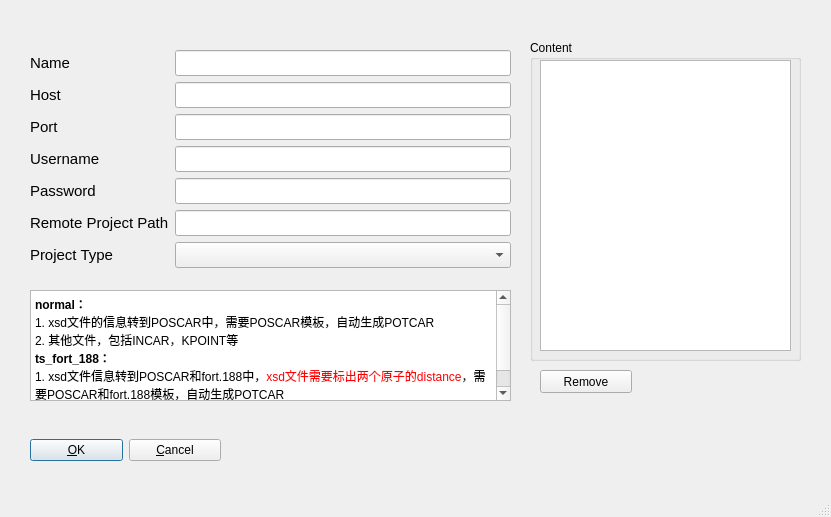
<?xml version="1.0" encoding="UTF-8"?>
<ui version="4.0">
 <class>CreateProject</class>
 <widget class="QDialog" name="CreateProject">
  <property name="geometry">
   <rect>
    <x>0</x>
    <y>0</y>
    <width>831</width>
    <height>517</height>
   </rect>
  </property>
  <property name="windowTitle">
   <string>Create Project</string>
  </property>
  <property name="sizeGripEnabled">
   <bool>true</bool>
  </property>
  <widget class="QWidget" name="layoutWidget">
   <property name="geometry">
    <rect>
     <x>30</x>
     <y>420</y>
     <width>191</width>
     <height>61</height>
    </rect>
   </property>
   <layout class="QHBoxLayout">
    <property name="spacing">
     <number>6</number>
    </property>
    <property name="leftMargin">
     <number>0</number>
    </property>
    <property name="topMargin">
     <number>0</number>
    </property>
    <property name="rightMargin">
     <number>0</number>
    </property>
    <property name="bottomMargin">
     <number>0</number>
    </property>
    <item>
     <widget class="QPushButton" name="submitJobOk">
      <property name="text">
       <string>&amp;OK</string>
      </property>
     </widget>
    </item>
    <item>
     <widget class="QPushButton" name="submitJobCancel">
      <property name="text">
       <string>&amp;Cancel</string>
      </property>
     </widget>
    </item>
   </layout>
  </widget>
  <widget class="QWidget" name="gridLayoutWidget">
   <property name="geometry">
    <rect>
     <x>30</x>
     <y>50</y>
     <width>481</width>
     <height>221</height>
    </rect>
   </property>
   <property name="font">
    <font>
     <family>Arial</family>
     <pointsize>11</pointsize>
     <weight>50</weight>
     <bold>false</bold>
    </font>
   </property>
   <layout class="QGridLayout" name="gridLayout">
    <item row="2" column="0">
     <widget class="QLabel" name="label_2">
      <property name="font">
       <font>
        <family>Arial</family>
        <pointsize>11</pointsize>
        <weight>50</weight>
        <bold>false</bold>
       </font>
      </property>
      <property name="text">
       <string>Port</string>
      </property>
     </widget>
    </item>
    <item row="3" column="0">
     <widget class="QLabel" name="label">
      <property name="font">
       <font>
        <family>Arial</family>
        <pointsize>11</pointsize>
        <weight>50</weight>
        <bold>false</bold>
       </font>
      </property>
      <property name="text">
       <string>Username</string>
      </property>
     </widget>
    </item>
    <item row="5" column="1">
     <widget class="QLineEdit" name="remoteProjectPathEdit">
      <property name="font">
       <font>
        <family>Arial</family>
        <pointsize>11</pointsize>
        <weight>50</weight>
        <bold>false</bold>
       </font>
      </property>
      <property name="inputMask">
       <string/>
      </property>
      <property name="text">
       <string/>
      </property>
      <property name="readOnly">
       <bool>false</bool>
      </property>
     </widget>
    </item>
    <item row="2" column="1">
     <widget class="QLineEdit" name="portLineEdit">
      <property name="font">
       <font>
        <family>Arial</family>
        <pointsize>11</pointsize>
       </font>
      </property>
      <property name="text">
       <string/>
      </property>
     </widget>
    </item>
    <item row="5" column="0">
     <widget class="QLabel" name="remoteProjectPath">
      <property name="font">
       <font>
        <family>Arial</family>
        <pointsize>11</pointsize>
        <weight>50</weight>
        <bold>false</bold>
       </font>
      </property>
      <property name="text">
       <string>Remote Project Path</string>
      </property>
     </widget>
    </item>
    <item row="1" column="1">
     <widget class="QLineEdit" name="hostLineEdit">
      <property name="font">
       <font>
        <family>Arial</family>
        <pointsize>11</pointsize>
       </font>
      </property>
      <property name="text">
       <string/>
      </property>
     </widget>
    </item>
    <item row="6" column="1">
     <layout class="QVBoxLayout" name="verticalLayout">
      <item>
       <widget class="QComboBox" name="projectTypeChoose"/>
      </item>
     </layout>
    </item>
    <item row="6" column="0">
     <widget class="QLabel" name="localProjectPath_2">
      <property name="font">
       <font>
        <family>Arial</family>
        <pointsize>11</pointsize>
        <weight>50</weight>
        <bold>false</bold>
       </font>
      </property>
      <property name="text">
       <string>Project Type</string>
      </property>
     </widget>
    </item>
    <item row="3" column="1">
     <widget class="QLineEdit" name="usernameLineEdit">
      <property name="font">
       <font>
        <family>Arial</family>
        <pointsize>11</pointsize>
       </font>
      </property>
      <property name="text">
       <string/>
      </property>
     </widget>
    </item>
    <item row="1" column="0">
     <widget class="QLabel" name="label_3">
      <property name="font">
       <font>
        <family>Arial</family>
        <pointsize>11</pointsize>
        <weight>50</weight>
        <bold>false</bold>
       </font>
      </property>
      <property name="text">
       <string>Host</string>
      </property>
     </widget>
    </item>
    <item row="4" column="1">
     <widget class="QLineEdit" name="passwordLineEdit">
      <property name="font">
       <font>
        <family>Arial</family>
        <pointsize>11</pointsize>
       </font>
      </property>
      <property name="text">
       <string/>
      </property>
     </widget>
    </item>
    <item row="4" column="0">
     <widget class="QLabel" name="label_4">
      <property name="font">
       <font>
        <family>Arial</family>
        <pointsize>11</pointsize>
        <weight>50</weight>
        <bold>false</bold>
       </font>
      </property>
      <property name="text">
       <string>Password</string>
      </property>
     </widget>
    </item>
    <item row="0" column="0">
     <widget class="QLabel" name="nameEdit">
      <property name="font">
       <font>
        <family>Arial</family>
        <pointsize>11</pointsize>
        <weight>50</weight>
        <bold>false</bold>
       </font>
      </property>
      <property name="text">
       <string>Name</string>
      </property>
     </widget>
    </item>
    <item row="0" column="1">
     <widget class="QLineEdit" name="name">
      <property name="font">
       <font>
        <family>Arial</family>
        <pointsize>11</pointsize>
       </font>
      </property>
      <property name="text">
       <string/>
      </property>
     </widget>
    </item>
   </layout>
  </widget>
  <widget class="QLabel" name="label_5">
   <property name="geometry">
    <rect>
     <x>30</x>
     <y>330</y>
     <width>461</width>
     <height>16</height>
    </rect>
   </property>
   <property name="text">
    <string/>
   </property>
  </widget>
  <widget class="QTextBrowser" name="textBrowser">
   <property name="geometry">
    <rect>
     <x>30</x>
     <y>290</y>
     <width>481</width>
     <height>111</height>
    </rect>
   </property>
   <property name="html">
    <string>&lt;!DOCTYPE HTML PUBLIC &quot;-//W3C//DTD HTML 4.0//EN&quot; &quot;http://www.w3.org/TR/REC-html40/strict.dtd&quot;&gt;
&lt;html&gt;&lt;head&gt;&lt;meta name=&quot;qrichtext&quot; content=&quot;1&quot; /&gt;&lt;style type=&quot;text/css&quot;&gt;
p, li { white-space: pre-wrap; }
&lt;/style&gt;&lt;/head&gt;&lt;body style=&quot; font-family:'SimSun'; font-size:9pt; font-weight:400; font-style:normal;&quot;&gt;
&lt;p style=&quot; margin-top:0px; margin-bottom:0px; margin-left:0px; margin-right:0px; -qt-block-indent:0; text-indent:0px;&quot;&gt;&lt;span style=&quot; font-weight:600;&quot;&gt;normal：&lt;/span&gt;&lt;/p&gt;
&lt;p style=&quot; margin-top:0px; margin-bottom:0px; margin-left:0px; margin-right:0px; -qt-block-indent:0; text-indent:0px;&quot;&gt;1. xsd文件的信息转到POSCAR中，需要POSCAR模板，自动生成POTCAR&lt;/p&gt;
&lt;p style=&quot; margin-top:0px; margin-bottom:0px; margin-left:0px; margin-right:0px; -qt-block-indent:0; text-indent:0px;&quot;&gt;2. 其他文件，包括INCAR，KPOINT等&lt;/p&gt;
&lt;p style=&quot; margin-top:0px; margin-bottom:0px; margin-left:0px; margin-right:0px; -qt-block-indent:0; text-indent:0px;&quot;&gt;&lt;span style=&quot; font-weight:600;&quot;&gt;ts_fort_188：&lt;/span&gt;&lt;/p&gt;
&lt;p style=&quot; margin-top:0px; margin-bottom:0px; margin-left:0px; margin-right:0px; -qt-block-indent:0; text-indent:0px;&quot;&gt;1. xsd文件信息转到POSCAR和fort.188中，&lt;span style=&quot; color:#ff0004;&quot;&gt;xsd文件需要标出两个原子的distance&lt;/span&gt;，需要POSCAR和fort.188模板，自动生成POTCAR&lt;/p&gt;
&lt;p style=&quot; margin-top:0px; margin-bottom:0px; margin-left:0px; margin-right:0px; -qt-block-indent:0; text-indent:0px;&quot;&gt;2. 其他文件，包括INCAR，KPOINT等&lt;/p&gt;&lt;/body&gt;&lt;/html&gt;</string>
   </property>
  </widget>
  <widget class="QGroupBox" name="groupBox">
   <property name="geometry">
    <rect>
     <x>530</x>
     <y>40</y>
     <width>271</width>
     <height>321</height>
    </rect>
   </property>
   <property name="title">
    <string>Content</string>
   </property>
   <widget class="QListWidget" name="contentWidget">
    <property name="geometry">
     <rect>
      <x>10</x>
      <y>20</y>
      <width>251</width>
      <height>291</height>
     </rect>
    </property>
    <property name="dragEnabled">
     <bool>true</bool>
    </property>
    <property name="dragDropMode">
     <enum>QAbstractItemView::DragDrop</enum>
    </property>
   </widget>
  </widget>
  <widget class="QPushButton" name="submitJobRemove">
   <property name="geometry">
    <rect>
     <x>540</x>
     <y>370</y>
     <width>92</width>
     <height>23</height>
    </rect>
   </property>
   <property name="text">
    <string>Remove</string>
   </property>
  </widget>
  <zorder></zorder>
  <zorder>gridLayoutWidget</zorder>
  <zorder>layoutWidget</zorder>
  <zorder>label_5</zorder>
  <zorder>textBrowser</zorder>
  <zorder>groupBox</zorder>
  <zorder>submitJobRemove</zorder>
 </widget>
 <resources/>
 <connections>
  <connection>
   <sender>submitJobCancel</sender>
   <signal>clicked()</signal>
   <receiver>CreateProject</receiver>
   <slot>reject()</slot>
   <hints>
    <hint type="sourcelabel">
     <x>369</x>
     <y>385</y>
    </hint>
    <hint type="destinationlabel">
     <x>179</x>
     <y>282</y>
    </hint>
   </hints>
  </connection>
 </connections>
</ui>
